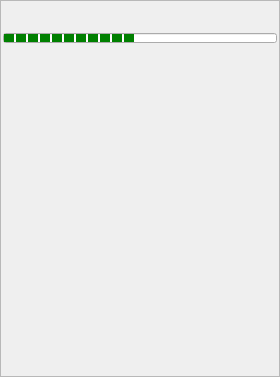
<?xml version="1.0" encoding="UTF-8"?>
<ui version="4.0">
 <class>mainFrame</class>
 <widget class="QFrame" name="mainFrame">
  <property name="geometry">
   <rect>
    <x>0</x>
    <y>0</y>
    <width>280</width>
    <height>377</height>
   </rect>
  </property>
  <property name="sizePolicy">
   <sizepolicy hsizetype="Fixed" vsizetype="MinimumExpanding">
    <horstretch>0</horstretch>
    <verstretch>0</verstretch>
   </sizepolicy>
  </property>
  <property name="minimumSize">
   <size>
    <width>155</width>
    <height>200</height>
   </size>
  </property>
  <property name="windowTitle">
   <string>Frame</string>
  </property>
  <property name="frameShape">
   <enum>QFrame::StyledPanel</enum>
  </property>
  <property name="frameShadow">
   <enum>QFrame::Raised</enum>
  </property>
  <layout class="QVBoxLayout" name="verticalLayout_2">
   <property name="spacing">
    <number>2</number>
   </property>
   <property name="margin">
    <number>2</number>
   </property>
   <item>
    <widget class="QLabel" name="labelTitle">
     <property name="text">
      <string>&lt;Date&gt;
&lt;Sensor&gt;</string>
     </property>
     <property name="alignment">
      <set>Qt::AlignCenter</set>
     </property>
    </widget>
   </item>
   <item>
    <widget class="QProgressBar" name="progressBar">
     <property name="sizePolicy">
      <sizepolicy hsizetype="Preferred" vsizetype="Preferred">
       <horstretch>0</horstretch>
       <verstretch>0</verstretch>
      </sizepolicy>
     </property>
     <property name="maximumSize">
      <size>
       <width>16777215</width>
       <height>10</height>
      </size>
     </property>
     <property name="font">
      <font>
       <stylestrategy>PreferDefault</stylestrategy>
      </font>
     </property>
     <property name="styleSheet">
      <string notr="true">QProgressBar::border{
margin:5px; 
}
QProgressBar::chunk:horizontal {
background:green; 
margin: 0.5px; /* space */
width: 10px; 
}</string>
     </property>
     <property name="maximum">
      <number>0</number>
     </property>
     <property name="value">
      <number>-1</number>
     </property>
     <property name="textVisible">
      <bool>false</bool>
     </property>
     <property name="invertedAppearance">
      <bool>false</bool>
     </property>
     <property name="textDirection">
      <enum>QProgressBar::BottomToTop</enum>
     </property>
     <property name="format">
      <string notr="true"/>
     </property>
    </widget>
   </item>
   <item>
    <spacer name="verticalSpacer">
     <property name="orientation">
      <enum>Qt::Vertical</enum>
     </property>
     <property name="sizeHint" stdset="0">
      <size>
       <width>0</width>
       <height>0</height>
      </size>
     </property>
    </spacer>
   </item>
  </layout>
 </widget>
 <resources/>
 <connections/>
</ui>
